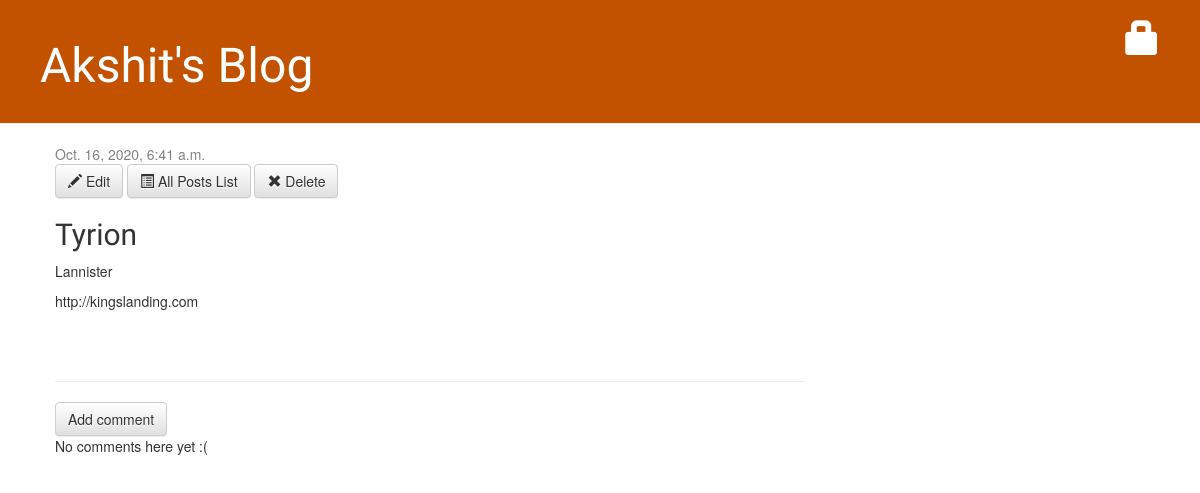
The app's page /post/31/ with its own data.
### demo/models.py (models this page shows, shortened)
class Post(models.Model):
    author = models.ForeignKey(settings.AUTH_USER_MODEL, on_delete=models.CASCADE, help_text='Select the Author')
    title = models.CharField(max_length = 200, help_text = 'Enter title')
    text = models.TextField(help_text = 'Enter text')
    created_date = models.DateTimeField(default = timezone.now,)
    published_date = models.DateTimeField(null = True, blank = True)
    reference = models.URLField(help_text='Enter the reference to your Blog Post', blank=True)

### demo/views.py (the view)
# urls.py: path('post/<int:pk>/', views.post_detail, name='post_detail'),
def post_detail(request, pk):
    post = get_object_or_404(Post, pk=pk)
    return render(request, 'demo/post_detail.html', {'post': post})

### demo/templates/demo/post_detail.html
{% extends 'demo/base.html' %}
{% block content %}
    <div class="post">
        {% if post.published_date %}
            <div class="date">
                {{ post.published_date }}
            </div>
        {% else %}
            <a class="btn btn-default" href="{% url 'post_publish' pk=post.pk %}">Publish</a>
        {% endif %}
        <a class="btn btn-default" href="{% url 'post_edit' pk=post.pk %}"><span class="glyphicon glyphicon-pencil"></span> Edit </a>
        <a class = "btn btn-default" href="{% url 'post_list' %}"><span class="glyphicon glyphicon-list-alt"></span> All Posts List </a>
        <a class="btn btn-default" href="{% url 'post_remove' pk=post.pk %}"><span class="glyphicon glyphicon-remove"></span> Delete </a>
        <h2>{{ post.title }}</h2>
        <p>{{ post.text|linebreaksbr }}</p>
        <p>{{ post.reference }}</p>
    </div>
    <hr>
    <a class="btn btn-default" href="{% url 'add_comment_to_post' pk=post.pk %}">Add comment</a>
    {% for comment in post.comments.all %}
        {% if user.is_authenticated or comment.comment_approved %}
            <div class="comment">
                <div class="date">
                    {{ comment.created_date }}
                    {% if not comment.approved_content %}
                        <a class="btn btn-default" href="{% url 'comment_remove' pk=comment.pk %}"><span class="glyphicon glyphicon-remove"></span></a>
                        <a class="btn btn-default" href="{% url 'comment_approve' pk=comment.pk %}"><span class="glyphicon glyphicon-ok"></span></a>
                    {% endif %}
                </div>
                <strong>{{ comment.author }}</strong>
                <p>{{ comment.text|linebreaks }}</p>
            </div>
            {% endif %}
    {% empty %}
        <p>No comments here yet :(</p>
    {% endfor %}
{% endblock %}

### demo/static/css/demo.css (style rules this page uses)
h1, h2, h3, h4 { font-family: 'Lobster', cursive; }
.date { color: #828282; }
.post { margin-bottom: 70px; }

### records on screen
Post: published_date "Oct. 16, 2020, 6:41 a.m.", title "Tyrion", text "Lannister", reference "http://kingslanding.com"
